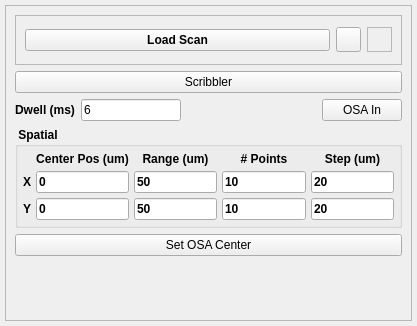
<?xml version="1.0" encoding="UTF-8"?>
<ui version="4.0">
 <class>Form</class>
 <widget class="QWidget" name="Form">
  <property name="geometry">
   <rect>
    <x>0</x>
    <y>0</y>
    <width>417</width>
    <height>326</height>
   </rect>
  </property>
  <property name="focusPolicy">
   <enum>Qt::StrongFocus</enum>
  </property>
  <property name="windowTitle">
   <string>Form</string>
  </property>
  <layout class="QVBoxLayout" name="verticalLayout">
   <property name="spacing">
    <number>5</number>
   </property>
   <property name="leftMargin">
    <number>5</number>
   </property>
   <property name="topMargin">
    <number>5</number>
   </property>
   <property name="rightMargin">
    <number>5</number>
   </property>
   <property name="bottomMargin">
    <number>5</number>
   </property>
   <item>
    <widget class="QFrame" name="frame">
     <property name="maximumSize">
      <size>
       <width>650</width>
       <height>16777215</height>
      </size>
     </property>
     <property name="frameShape">
      <enum>QFrame::StyledPanel</enum>
     </property>
     <property name="frameShadow">
      <enum>QFrame::Raised</enum>
     </property>
     <layout class="QVBoxLayout" name="verticalLayout_3">
      <item>
       <widget class="QFrame" name="loadscan_frame">
        <property name="minimumSize">
         <size>
          <width>0</width>
          <height>50</height>
         </size>
        </property>
        <property name="frameShape">
         <enum>QFrame::StyledPanel</enum>
        </property>
        <property name="frameShadow">
         <enum>QFrame::Sunken</enum>
        </property>
        <layout class="QHBoxLayout" name="horizontalLayout">
         <item>
          <widget class="QPushButton" name="loadScanBtn">
           <property name="font">
            <font>
             <weight>75</weight>
             <bold>true</bold>
            </font>
           </property>
           <property name="text">
            <string>Load Scan</string>
           </property>
          </widget>
         </item>
         <item>
          <widget class="QToolButton" name="helpBtn">
           <property name="minimumSize">
            <size>
             <width>25</width>
             <height>25</height>
            </size>
           </property>
           <property name="maximumSize">
            <size>
             <width>25</width>
             <height>25</height>
            </size>
           </property>
           <property name="text">
            <string/>
           </property>
           <property name="icon">
            <iconset resource="../../../../../../icons/icons.qrc">
             <normaloff>:/scan_plugins/helplite.png</normaloff>:/scan_plugins/helplite.png</iconset>
           </property>
           <property name="iconSize">
            <size>
             <width>50</width>
             <height>50</height>
            </size>
           </property>
          </widget>
         </item>
         <item>
          <widget class="QLabel" name="rtclkpic">
           <property name="maximumSize">
            <size>
             <width>25</width>
             <height>25</height>
            </size>
           </property>
           <property name="autoFillBackground">
            <bool>true</bool>
           </property>
           <property name="frameShape">
            <enum>QFrame::StyledPanel</enum>
           </property>
           <property name="text">
            <string/>
           </property>
           <property name="pixmap">
            <pixmap resource="../../../../../../icons/icons.qrc">:/scan_plugins/icons8-mouse-right-click-50.png</pixmap>
           </property>
           <property name="scaledContents">
            <bool>true</bool>
           </property>
           <property name="alignment">
            <set>Qt::AlignRight|Qt::AlignTrailing|Qt::AlignVCenter</set>
           </property>
          </widget>
         </item>
        </layout>
       </widget>
      </item>
      <item>
       <widget class="QPushButton" name="scribblerBtn">
        <property name="enabled">
         <bool>true</bool>
        </property>
        <property name="text">
         <string>Scribbler</string>
        </property>
        <property name="checkable">
         <bool>true</bool>
        </property>
       </widget>
      </item>
      <item>
       <layout class="QHBoxLayout" name="horizontalLayout_17">
        <item>
         <layout class="QHBoxLayout" name="horizontalLayout_8">
          <item>
           <widget class="QLabel" name="label_15">
            <property name="font">
             <font>
              <weight>75</weight>
              <bold>true</bold>
             </font>
            </property>
            <property name="text">
             <string>Dwell (ms)</string>
            </property>
            <property name="alignment">
             <set>Qt::AlignCenter</set>
            </property>
           </widget>
          </item>
          <item>
           <widget class="QLineEdit" name="dwellFld">
            <property name="maximumSize">
             <size>
              <width>100</width>
              <height>16777215</height>
             </size>
            </property>
            <property name="text">
             <string>6</string>
            </property>
           </widget>
          </item>
         </layout>
        </item>
        <item>
         <spacer name="horizontalSpacer_9">
          <property name="orientation">
           <enum>Qt::Horizontal</enum>
          </property>
          <property name="sizeHint" stdset="0">
           <size>
            <width>40</width>
            <height>20</height>
           </size>
          </property>
         </spacer>
        </item>
        <item>
         <widget class="QPushButton" name="osaInBtn">
          <property name="text">
           <string>OSA In</string>
          </property>
         </widget>
        </item>
        <item>
         <layout class="QHBoxLayout" name="horizontalLayout_18"/>
        </item>
       </layout>
      </item>
      <item>
       <widget class="QGroupBox" name="groupBox">
        <property name="font">
         <font>
          <weight>75</weight>
          <bold>true</bold>
         </font>
        </property>
        <property name="title">
         <string> Spatial </string>
        </property>
        <layout class="QVBoxLayout" name="verticalLayout_2">
         <property name="spacing">
          <number>5</number>
         </property>
         <property name="leftMargin">
          <number>5</number>
         </property>
         <property name="topMargin">
          <number>5</number>
         </property>
         <property name="rightMargin">
          <number>5</number>
         </property>
         <property name="bottomMargin">
          <number>5</number>
         </property>
         <item>
          <layout class="QGridLayout" name="gridLayout">
           <item row="0" column="1">
            <widget class="QLabel" name="label_16">
             <property name="font">
              <font>
               <weight>75</weight>
               <bold>true</bold>
              </font>
             </property>
             <property name="text">
              <string>Center Pos (um)</string>
             </property>
             <property name="alignment">
              <set>Qt::AlignCenter</set>
             </property>
            </widget>
           </item>
           <item row="0" column="2">
            <widget class="QLabel" name="label_17">
             <property name="font">
              <font>
               <weight>75</weight>
               <bold>true</bold>
              </font>
             </property>
             <property name="text">
              <string>Range (um)</string>
             </property>
             <property name="alignment">
              <set>Qt::AlignCenter</set>
             </property>
            </widget>
           </item>
           <item row="0" column="3">
            <widget class="QLabel" name="label_18">
             <property name="font">
              <font>
               <weight>75</weight>
               <bold>true</bold>
              </font>
             </property>
             <property name="text">
              <string># Points</string>
             </property>
             <property name="alignment">
              <set>Qt::AlignCenter</set>
             </property>
            </widget>
           </item>
           <item row="0" column="4">
            <widget class="QLabel" name="label_19">
             <property name="font">
              <font>
               <weight>75</weight>
               <bold>true</bold>
              </font>
             </property>
             <property name="text">
              <string>Step (um)</string>
             </property>
             <property name="alignment">
              <set>Qt::AlignCenter</set>
             </property>
            </widget>
           </item>
           <item row="1" column="0">
            <widget class="QLabel" name="label_20">
             <property name="font">
              <font>
               <weight>75</weight>
               <bold>true</bold>
              </font>
             </property>
             <property name="text">
              <string>X</string>
             </property>
            </widget>
           </item>
           <item row="1" column="1">
            <widget class="QLineEdit" name="centerXFld">
             <property name="text">
              <string>0</string>
             </property>
            </widget>
           </item>
           <item row="1" column="3">
            <widget class="QLineEdit" name="npointsXFld">
             <property name="text">
              <string>10</string>
             </property>
            </widget>
           </item>
           <item row="1" column="4">
            <widget class="QLineEdit" name="stepXFld">
             <property name="text">
              <string>20</string>
             </property>
            </widget>
           </item>
           <item row="2" column="0">
            <widget class="QLabel" name="label_21">
             <property name="font">
              <font>
               <weight>75</weight>
               <bold>true</bold>
              </font>
             </property>
             <property name="text">
              <string>Y</string>
             </property>
            </widget>
           </item>
           <item row="2" column="2">
            <widget class="QLineEdit" name="rangeYFld">
             <property name="text">
              <string>50</string>
             </property>
            </widget>
           </item>
           <item row="2" column="3">
            <widget class="QLineEdit" name="npointsYFld">
             <property name="text">
              <string>10</string>
             </property>
            </widget>
           </item>
           <item row="2" column="4">
            <widget class="QLineEdit" name="stepYFld">
             <property name="text">
              <string>20</string>
             </property>
            </widget>
           </item>
           <item row="1" column="2">
            <widget class="QLineEdit" name="rangeXFld">
             <property name="text">
              <string>50</string>
             </property>
            </widget>
           </item>
           <item row="2" column="1">
            <widget class="QLineEdit" name="centerYFld">
             <property name="text">
              <string>0</string>
             </property>
            </widget>
           </item>
          </layout>
         </item>
        </layout>
       </widget>
      </item>
      <item>
       <widget class="QPushButton" name="setCenterBtn">
        <property name="text">
         <string>Set OSA Center</string>
        </property>
       </widget>
      </item>
      <item>
       <widget class="QFrame" name="osaPlotFrame">
        <property name="minimumSize">
         <size>
          <width>0</width>
          <height>0</height>
         </size>
        </property>
        <property name="frameShape">
         <enum>QFrame::StyledPanel</enum>
        </property>
        <property name="frameShadow">
         <enum>QFrame::Raised</enum>
        </property>
       </widget>
      </item>
      <item>
       <spacer name="verticalSpacer">
        <property name="orientation">
         <enum>Qt::Vertical</enum>
        </property>
        <property name="sizeHint" stdset="0">
         <size>
          <width>20</width>
          <height>40</height>
         </size>
        </property>
       </spacer>
      </item>
     </layout>
    </widget>
   </item>
  </layout>
 </widget>
 <resources>
  <include location="../../../../../../icons/icons.qrc"/>
 </resources>
 <connections/>
</ui>
